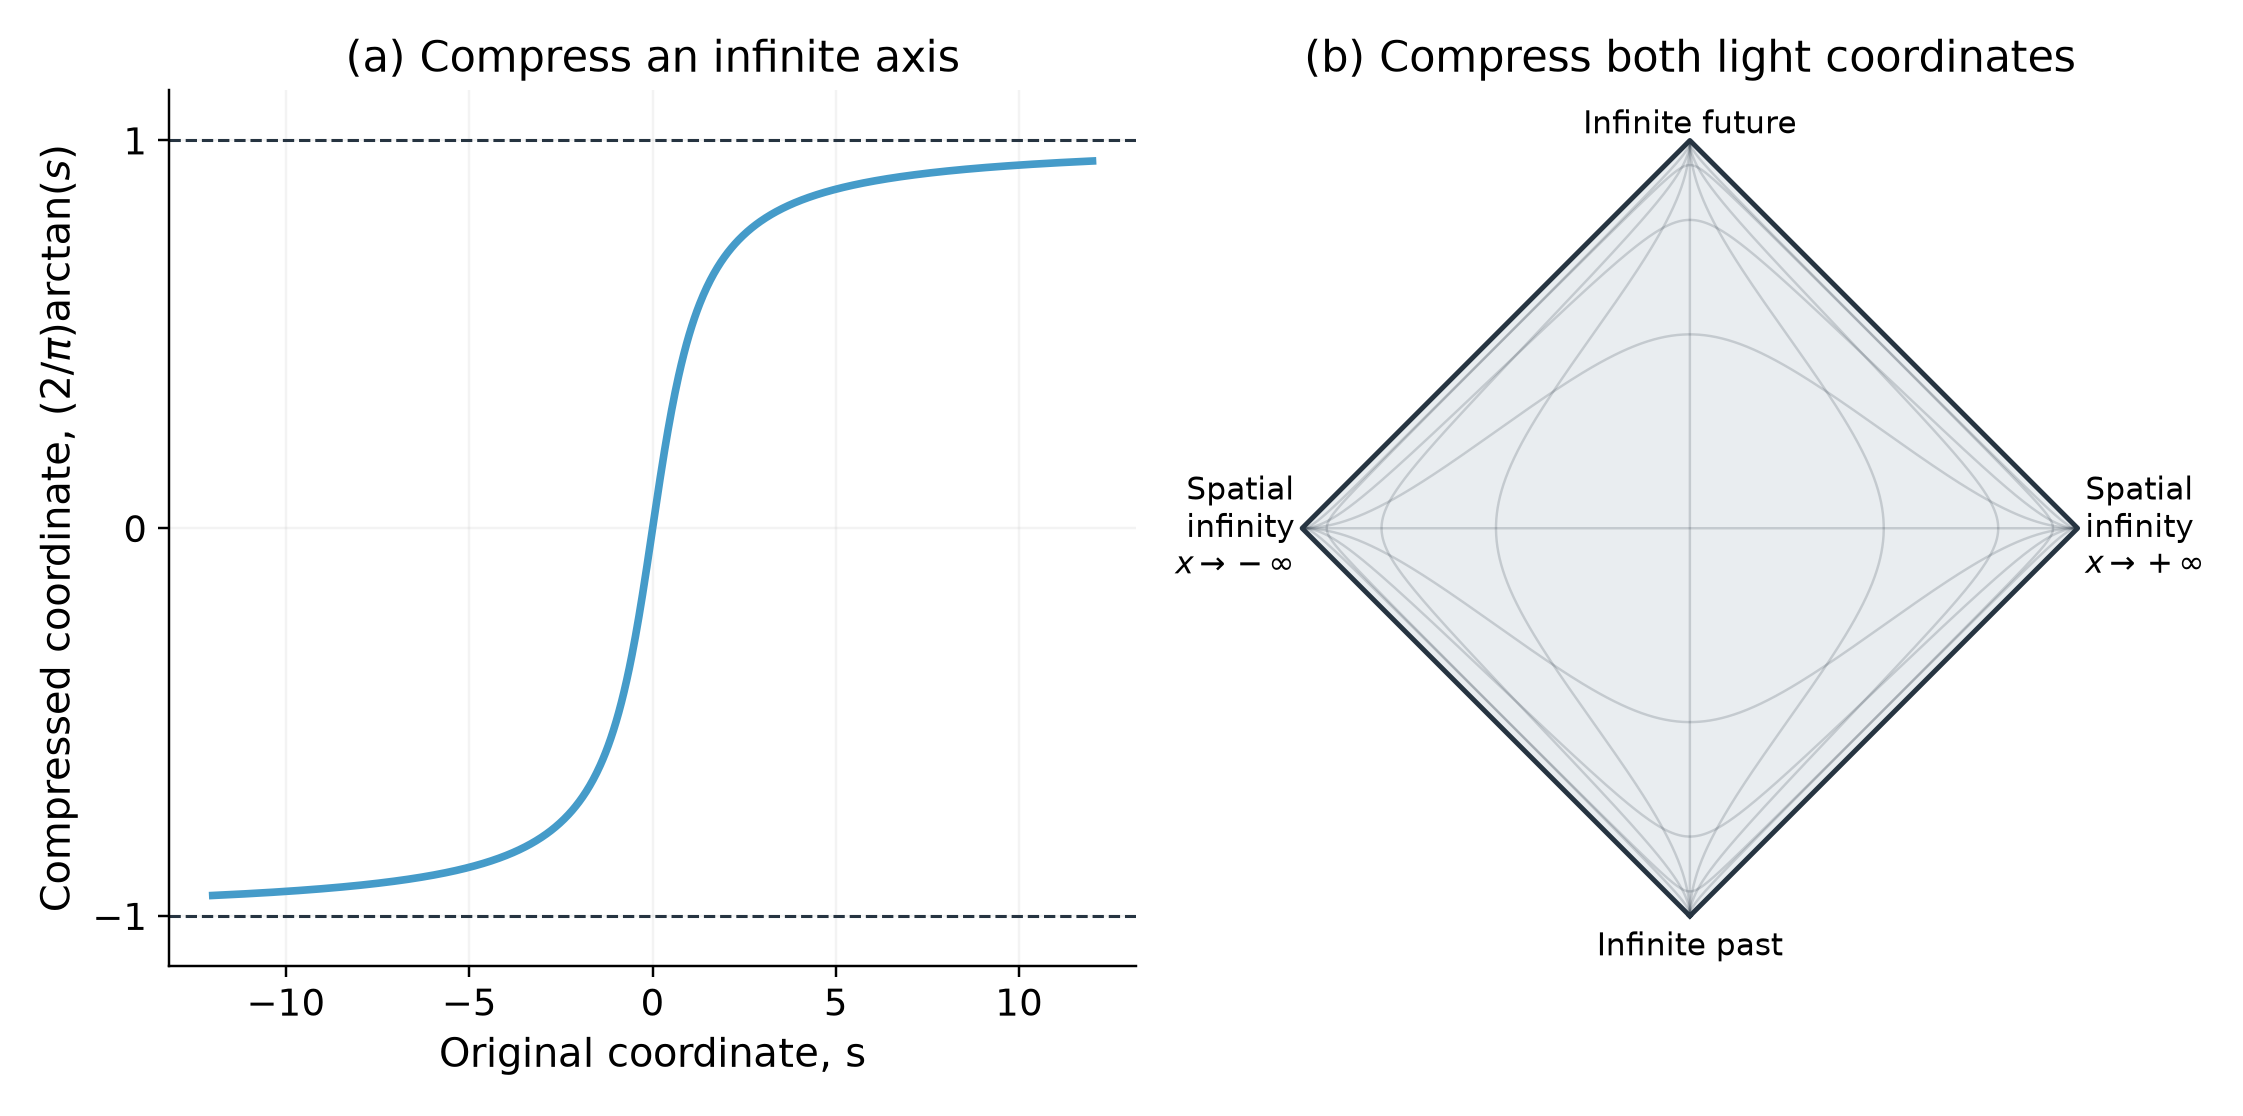

This figure's Python source:
from spacetime import *
OUT=Path(__file__).parent
fig,(a,b)=plt.subplots(1,2,figsize=(10,4.8),layout='constrained')
s=np.linspace(-12,12,1000); a.plot(s,2*np.arctan(s)/np.pi,color=PAST,lw=2.5)
for y in [-1,1]: a.axhline(y,color=INK,ls='--',lw=1)
a.set(xlabel='Original coordinate, s',ylabel=r'Compressed coordinate, $(2/\pi)\arctan(s)$',ylim=(-1.13,1.13),title='(a) Compress an infinite axis'); a.set_yticks([-1,0,1]); a.grid(alpha=.15)
diamond(b); grid(b); b.set_title('(b) Compress both light coordinates')
for xy,label in [((0,1.04),'Infinite future'),((0,-1.08),'Infinite past'),((1.02,0),'Spatial\ninfinity\n$x\\to+\\infty$'),((-1.02,0),'Spatial\ninfinity\n$x\\to-\\infty$')]: b.text(*xy,label,ha='center' if xy[0]==0 else ('left' if xy[0]>0 else 'right'),va='center',fontsize=10)
fig.savefig(OUT/f'figure_02.png',dpi=220,bbox_inches='tight',pad_inches=.18)
